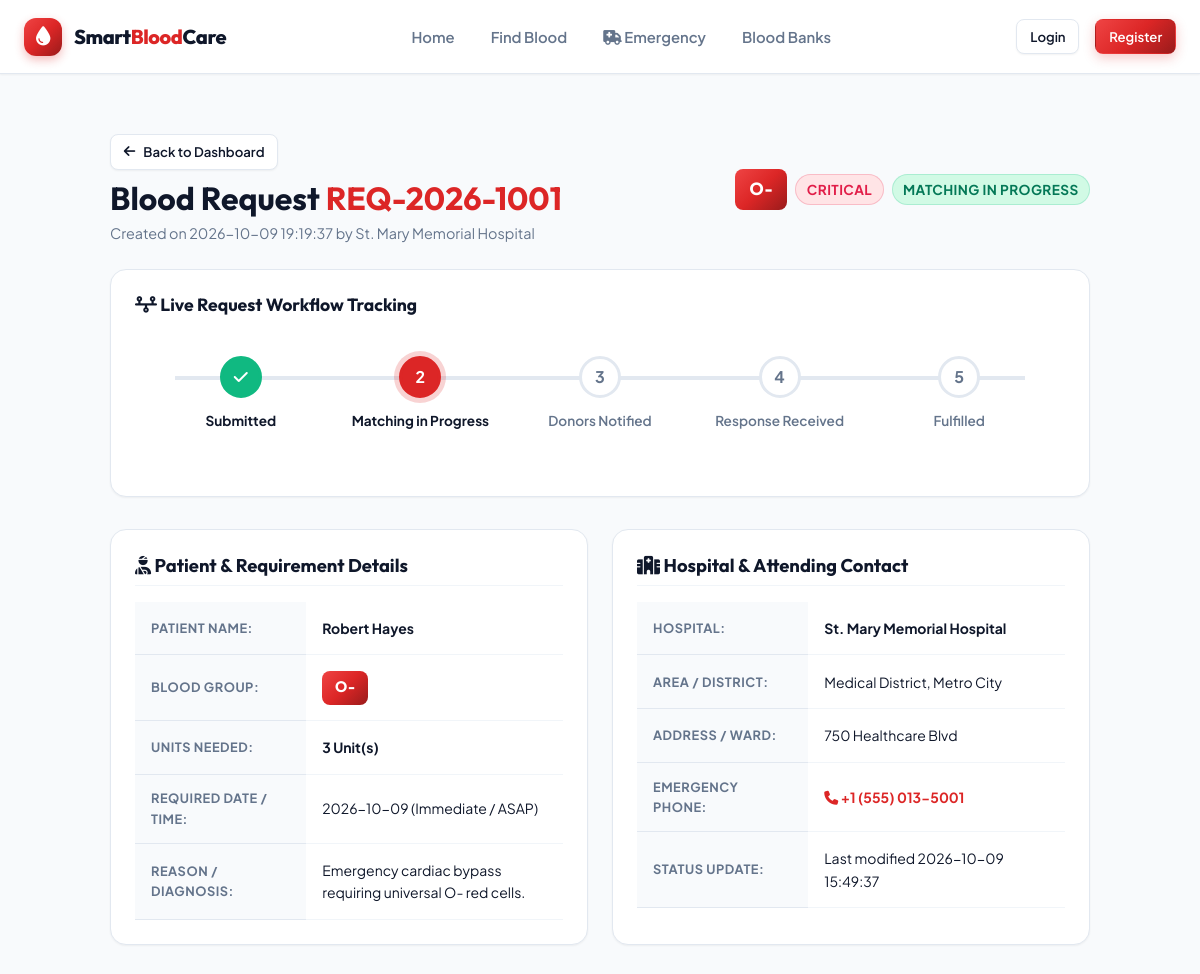
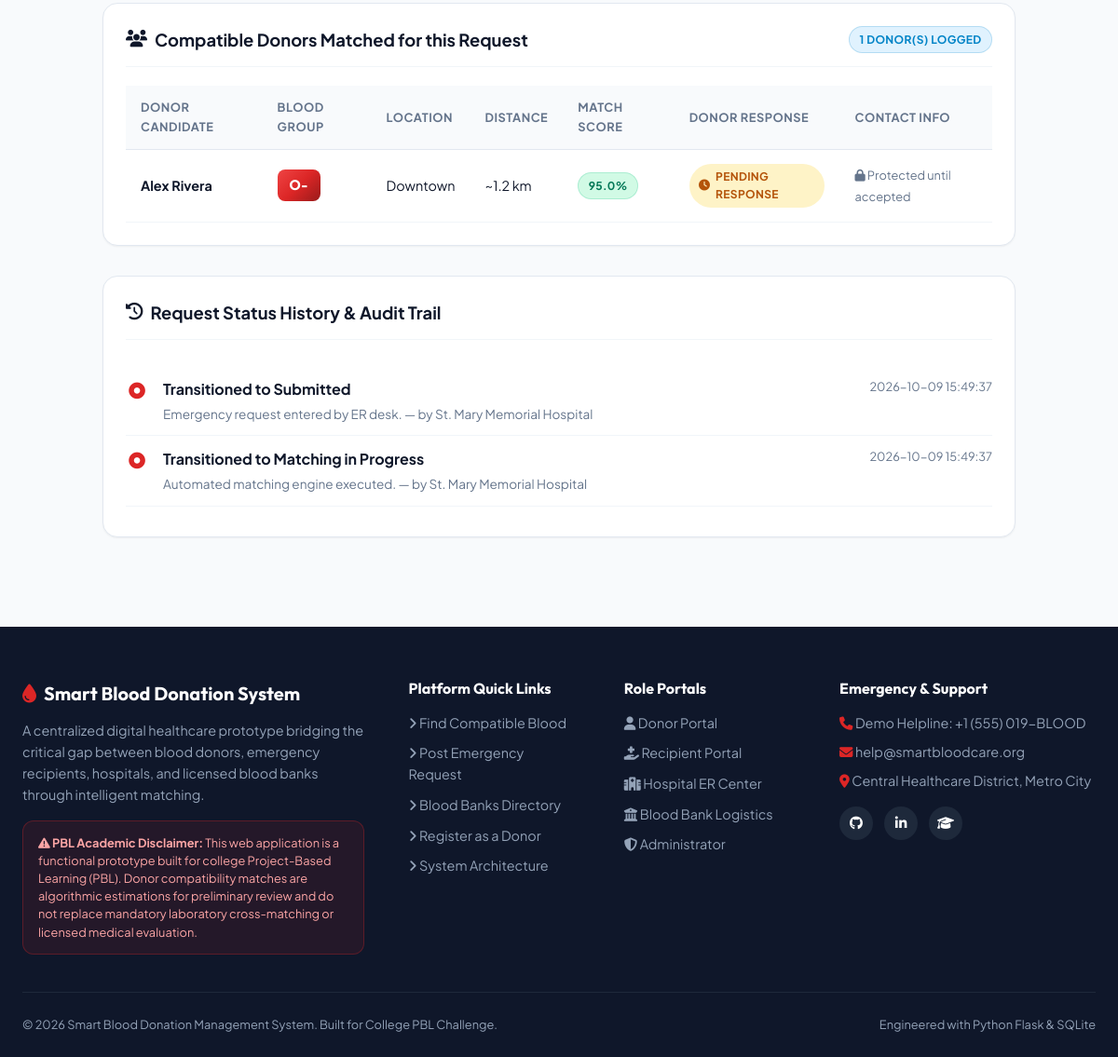
The page /request/REQ-2026-1001 on the database its author committed (2 pictures, top to bottom).
### tables this page shows
CREATE TABLE blood_requests (
    id INTEGER PRIMARY KEY AUTOINCREMENT,
    request_code VARCHAR(30) UNIQUE NOT NULL,
    requester_user_id INTEGER NOT NULL,
    patient_name VARCHAR(150) NOT NULL,
    blood_group VARCHAR(5) NOT NULL CHECK(blood_group IN ('A+', 'A-', 'B+', 'B-', 'AB+', 'AB-', 'O+', 'O-')),
    units_needed INTEGER NOT NULL CHECK(units_needed > 0),
    urgency VARCHAR(20) NOT NULL CHECK(urgency IN ('Critical', 'High', 'Routine')),
    hospital_name VARCHAR(200) NOT NULL,
    hospital_address TEXT,
    city VARCHAR(100) NOT NULL,
    area VARCHAR(100) NOT NULL,
    latitude REAL,
    longitude REAL,
    required_date DATE NOT NULL,
    required_time VARCHAR(20),
    contact_phone VARCHAR(50) NOT NULL,
    medical_reason TEXT,
    status VARCHAR(30) DEFAULT 'Submitted' CHECK(status IN ('Submitted', 'Matching in Progress', 'Donors Notified', 'Response Received', 'Fulfilled', 'Cancelled')),
    created_at DATETIME DEFAULT CURRENT_TIMESTAMP,
    updated_at DATETIME DEFAULT CURRENT_TIMESTAMP,
    FOREIGN KEY (requester_user_id) REFERENCES users(id) ON DELETE CASCADE
);

CREATE TABLE users (
    id INTEGER PRIMARY KEY AUTOINCREMENT,
    username VARCHAR(80) UNIQUE NOT NULL,
    email VARCHAR(120) UNIQUE NOT NULL,
    password_hash VARCHAR(255) NOT NULL,
    role VARCHAR(30) NOT NULL CHECK(role IN ('donor', 'recipient', 'hospital', 'ngo', 'blood_bank', 'admin')),
    full_name VARCHAR(150) NOT NULL,
    phone VARCHAR(30),
    avatar_url VARCHAR(255),
    status VARCHAR(20) DEFAULT 'active' CHECK(status IN ('active', 'suspended', 'pending')),
    created_at DATETIME DEFAULT CURRENT_TIMESTAMP
);

CREATE TABLE donor_matches (
    id INTEGER PRIMARY KEY AUTOINCREMENT,
    request_id INTEGER NOT NULL,
    donor_user_id INTEGER NOT NULL,
    compatibility_score REAL DEFAULT 100.0,
    distance_km REAL,
    status VARCHAR(30) DEFAULT 'Pending' CHECK(status IN ('Pending', 'Accepted', 'Declined', 'Completed')),
    response_notes TEXT,
    matched_at DATETIME DEFAULT CURRENT_TIMESTAMP,
    responded_at DATETIME,
    FOREIGN KEY (request_id) REFERENCES blood_requests(id) ON DELETE CASCADE,
    FOREIGN KEY (donor_user_id) REFERENCES users(id) ON DELETE CASCADE,
    UNIQUE(request_id, donor_user_id)
);

CREATE TABLE donor_profiles (
    user_id INTEGER PRIMARY KEY,
    blood_group VARCHAR(5) NOT NULL CHECK(blood_group IN ('A+', 'A-', 'B+', 'B-', 'AB+', 'AB-', 'O+', 'O-')),
    age INTEGER CHECK(age >= 18 AND age <= 65),
    gender VARCHAR(20),
    city VARCHAR(100) NOT NULL,
    area VARCHAR(100) NOT NULL,
    latitude REAL,
    longitude REAL,
    last_donation_date DATE,
    is_available INTEGER DEFAULT 1 CHECK(is_available IN (0, 1)),
    consent_contact INTEGER DEFAULT 1 CHECK(consent_contact IN (0, 1)),
    medical_notes TEXT,
    total_donations INTEGER DEFAULT 0,
    eligibility_notes TEXT,
    FOREIGN KEY (user_id) REFERENCES users(id) ON DELETE CASCADE
);

CREATE TABLE request_status_history (
    id INTEGER PRIMARY KEY AUTOINCREMENT,
    request_id INTEGER NOT NULL,
    old_status VARCHAR(30),
    new_status VARCHAR(30) NOT NULL,
    changed_by_user_id INTEGER,
    comments TEXT,
    changed_at DATETIME DEFAULT CURRENT_TIMESTAMP,
    FOREIGN KEY (request_id) REFERENCES blood_requests(id) ON DELETE CASCADE,
    FOREIGN KEY (changed_by_user_id) REFERENCES users(id) ON DELETE SET NULL
);

### app.py (the view)
@app.route('/request/<request_code>')
def track_request(request_code):
    conn = get_db()
    req_record = conn.execute(
        """SELECT br.*, u.full_name as requester_name, u.email as requester_email
           FROM blood_requests br
           JOIN users u ON br.requester_user_id = u.id
           WHERE br.request_code = ?""",
        (request_code,)
    ).fetchone()
    if not req_record:
        conn.close()
        flash('Blood request not found.', 'danger')
        return redirect(url_for('index'))
    history = conn.execute(
        """SELECT rsh.*, u.full_name as changed_by_name
           FROM request_status_history rsh
           LEFT JOIN users u ON rsh.changed_by_user_id = u.id
           WHERE rsh.request_id = ?
           ORDER BY rsh.changed_at ASC""",
        (req_record['id'],)
    ).fetchall()
    matches = conn.execute(
        """SELECT dm.*, u.full_name, u.phone, u.email, dp.blood_group, dp.area, dp.city
           FROM donor_matches dm
           JOIN users u ON dm.donor_user_id = u.id
           JOIN donor_profiles dp ON u.id = dp.user_id
           WHERE dm.request_id = ?
           ORDER BY dm.compatibility_score DESC""",
        (req_record['id'],)
    ).fetchall()
    conn.close()
    return render_template(
        'request_detail.html',
        blood_request=req_record,
        status_history=history,
        matches=matches
    )

### app.py (called while the page is built, shortened)
def get_current_user():
    if 'user_id' not in session:
        return None, 0

@app.context_processor
def inject_global_vars():
    user, unread_count = get_current_user()
    return {
        'current_user': user,
        'unread_notifications_count': unread_count,
        'current_year': datetime.now().year,
        'blood_groups': ['A+', 'A-', 'B+', 'B-', 'AB+', 'AB-', 'O+', 'O-'],
        'demo_areas': list(DEMO_AREA_COORDINATES.keys())
    }

### database.py (called while the page is built)
def get_db():
    conn = sqlite3.connect(DB_PATH)
    conn.row_factory = sqlite3.Row
    conn.execute("PRAGMA foreign_keys = ON;")
    return conn

### templates/request_detail.html (shortened to what this page needs)
{% extends 'base.html' %}
{% block content %}
<div class="container" style="padding: 2.5rem 0 4rem; max-width: 980px;">
  <div style="display: flex; justify-content: space-between; align-items: center; margin-bottom: 1.5rem; flex-wrap: wrap; gap: 1rem;">
    <div>
      <a href="{{ url_for('user_home_redirect') }}" class="btn btn-secondary btn-sm" style="margin-bottom: 0.5rem;">
        <i class="fa-solid fa-arrow-left"></i> Back to Dashboard
      </a>
      <h1 style="font-size: 2rem; margin: 0;">
        Blood Request <span style="color: var(--primary);">{{ blood_request.request_code }}</span>
      </h1>
      <p style="color: var(--text-muted); font-size: 0.9rem; margin-top: 0.25rem;">
        Created on {{ blood_request.created_at }} by {{ blood_request.requester_name }}
      </p>
    </div>
    <div style="display: flex; gap: 0.5rem; align-items: center;">
      <span class="badge badge-blood" style="font-size: 1.1rem; padding: 0.4rem 0.9rem;">
        {{ blood_request.blood_group }}
      </span>
      <span class="badge {% if blood_request.urgency == 'Critical' %}badge-critical{% elif blood_request.urgency == 'High' %}badge-high{% else %}badge-routine{% endif %}" style="font-size: 0.85rem;">
        {{ blood_request.urgency }}
      </span>
      <span class="badge badge-success" style="font-size: 0.85rem;">
        {{ blood_request.status }}
      </span>
    </div>
  </div>
  <div class="card" style="margin-bottom: 2rem;">
    <h3 style="font-size: 1.1rem; margin-bottom: 0.5rem;">
      <i class="fa-solid fa-timeline text-primary"></i> Live Request Workflow Tracking
    </h3>
    {% set stages = ['Submitted', 'Matching in Progress', 'Donors Notified', 'Response Received', 'Fulfilled'] %}
    {% set current_idx = 0 %}
    {% if blood_request.status == 'Matching in Progress' %}
      {% set current_idx = 1 %}
    {% elif blood_request.status == 'Donors Notified' %}
      {% set current_idx = 2 %}
    {% elif blood_request.status == 'Response Received' %}
      {% set current_idx = 3 %}
    {% elif blood_request.status == 'Fulfilled' %}
      {% set current_idx = 4 %}
    {% elif blood_request.status == 'Cancelled' %}
      {% set current_idx = -1 %}
    {% endif %}
    {% if blood_request.status == 'Cancelled' %}
      <div class="alert alert-danger" style="margin: 1.5rem 0 0;">
        <i class="fa-solid fa-ban"></i> This blood request was marked as <strong>Cancelled</strong>.
      </div>
    {% else %}
      <div class="timeline-container">
        {% for stage in stages %}
          {% set step_num = loop.index0 %}
          <div class="timeline-step {% if step_num < current_idx %}completed{% elif step_num == current_idx %}active{% endif %}">
            <div class="step-bullet">
              {% if step_num < current_idx %}
                <i class="fa-solid fa-check"></i>
              {% else %}
                {{ loop.index }}
              {% endif %}
            </div>
            <div class="step-text">{{ stage }}</div>
          </div>
        {% endfor %}
      </div>
    {% endif %}
  </div>
  <div style="display: grid; grid-template-columns: 1fr 1fr; gap: 1.5rem; margin-bottom: 2rem;">
    <div class="card">
      <h3 style="font-size: 1.15rem; margin-bottom: 1rem; border-bottom: 1px solid var(--border-light); padding-bottom: 0.5rem;">
        <i class="fa-solid fa-user-injured text-primary"></i> Patient & Requirement Details
      </h3>
      <table class="table" style="font-size: 0.875rem;">
        <tbody>
          <tr>
            <th style="width: 40%;">Patient Name:</th>
            <td><strong>{{ blood_request.patient_name }}</strong></td>
          </tr>
          <tr>
            <th>Blood Group:</th>
            <td><span class="badge badge-blood">{{ blood_request.blood_group }}</span></td>
          </tr>
          <tr>
            <th>Units Needed:</th>
            <td><strong>{{ blood_request.units_needed }} Unit(s)</strong></td>
          </tr>
          <tr>
            <th>Required Date / Time:</th>
            <td>{{ blood_request.required_date }} ({{ blood_request.required_time or 'Immediate' }})</td>
          </tr>
          <tr>
            <th>Reason / Diagnosis:</th>
            <td>{{ blood_request.medical_reason or 'Emergency medical transfusion' }}</td>
          </tr>
        </tbody>
      </table>
    </div>
    <div class="card">
      <h3 style="font-size: 1.15rem; margin-bottom: 1rem; border-bottom: 1px solid var(--border-light); padding-bottom: 0.5rem;">
        <i class="fa-solid fa-hospital text-primary"></i> Hospital & Attending Contact
      </h3>
      <table class="table" style="font-size: 0.875rem;">
        <tbody>
          <tr>
            <th style="width: 40%;">Hospital:</th>
            <td><strong>{{ blood_request.hospital_name }}</strong></td>
          </tr>
          <tr>
            <th>Area / District:</th>
            <td>{{ blood_request.area }}, {{ blood_request.city }}</td>
          </tr>
          <tr>
            <th>Address / Ward:</th>
            <td>{{ blood_request.hospital_address or 'Main Emergency Department' }}</td>
          </tr>
          <tr>
            <th>Emergency Phone:</th>
            <td>
              <a href="tel:{{ blood_request.contact_phone }}" style="font-weight: 700; color: var(--primary);">
                <i class="fa-solid fa-phone"></i> {{ blood_request.contact_phone }}
              </a>
            </td>
          </tr>
          <tr>
            <th>Status Update:</th>
            <td>Last modified {{ blood_request.updated_at }}</td>
          </tr>
        </tbody>
      </table>
    </div>
  </div>
  <div class="card" style="margin-bottom: 2rem;">
    <div class="card-header">
      <div class="card-title">
        <i class="fa-solid fa-users text-primary"></i> Compatible Donors Matched for this Request
      </div>
      <span class="badge badge-routine">{{ matches|length }} Donor(s) Logged</span>
    </div>
    {% if matches %}
      <div class="table-responsive">
        <table class="table">
          <thead>
            <tr>
              <th>Donor Candidate</th>
              <th>Blood Group</th>
              <th>Location</th>
              <th>Distance</th>
              <th>Match Score</th>
              <th>Donor Response</th>
              <th>Contact Info</th>
            </tr>
          </thead>
          <tbody>
            {% for m in matches %}
            <tr>
              <td><strong>{{ m.full_name }}</strong></td>
              <td><span class="badge badge-blood">{{ m.blood_group }}</span></td>
              <td>{{ m.area }}</td>
              <td>~{{ m.distance_km }} km</td>
              <td>
                <span class="badge badge-success">{{ m.compatibility_score }}%</span>
              </td>
              <td>
                {% if m.status == 'Accepted' %}
                  <span class="badge badge-success"><i class="fa-solid fa-check"></i> Accepted</span>
                {% elif m.status == 'Declined' %}
                  <span class="badge badge-critical"><i class="fa-solid fa-xmark"></i> Declined</span>
                {% else %}
                  <span class="badge badge-warning"><i class="fa-solid fa-clock"></i> Pending Response</span>
                {% endif %}
              </td>
              <td>
                {% if m.status == 'Accepted' or current_user.role in ('admin', 'hospital') %}
                  <a href="tel:{{ m.phone }}" style="color: var(--primary); font-weight: 600;">
                    <i class="fa-solid fa-phone"></i> {{ m.phone }}
                  </a>
                {% else %}
                  <span style="color: var(--text-muted); font-size: 0.8rem;"><i class="fa-solid fa-lock"></i> Protected until accepted</span>
                {% endif %}
              </td>
            </tr>
            {% endfor %}
          </tbody>
        </table>
      </div>
    {% else %}
      <p style="color: var(--text-muted); padding: 1rem; text-align: center;">
        No individual donor responses recorded yet. Broadcast is actively running across the smart network.
      </p>
    {% endif %}
  </div>
  <div class="card" style="margin-bottom: 2rem;">
    <div class="card-header">
      <div class="card-title">
        <i class="fa-solid fa-clock-rotate-left text-primary"></i> Request Status History & Audit Trail
      </div>
    </div>
    {% if status_history %}
      <ul style="list-style: none; padding: 0.5rem 0;">
        {% for h in status_history %}
          <li style="display: flex; gap: 1rem; padding: 0.75rem 0; border-bottom: 1px solid var(--border-light);">
            <div style="color: var(--primary); font-size: 1.1rem; width: 24px; text-align: center;">
              <i class="fa-solid fa-circle-dot"></i>
            </div>
            <div style="flex: 1;">
              <div style="display: flex; justify-content: space-between;">
                <strong>Transitioned to {{ h.new_status }}</strong>
                <span style="font-size: 0.8rem; color: var(--text-muted);">{{ h.changed_at }}</span>
              </div>
              <p style="font-size: 0.85rem; color: var(--text-muted); margin: 0.2rem 0 0;">
                {{ h.comments or 'System automated status update.' }} {% if h.changed_by_name %}— by {{ h.changed_by_name }}{% endif %}
              </p>
            </div>
          </li>
        {% endfor %}
      </ul>
    {% endif %}
  </div>
</div>
{% endblock %}

### rows shown on the page
blood_requests: request_code "REQ-2026-1001", created_at "2026-10-09 19:19:37", blood_group "O-", urgency "CRITICAL", status "MATCHING IN PROGRESS", patient_name "Robert Hayes", units_needed "3", required_date "2026-10-09", required_time "Immediate / ASAP", medical_reason "Emergency cardiac bypass requiring universal O- red cells.", hospital_name "St. Mary Memorial Hospital", area "Medical District", city "Metro City", hospital_address "750 Healthcare Blvd", contact_phone "+1 (555) 013-5001", updated_at "2026-10-09 15:49:37"
users: requester_name "St. Mary Memorial Hospital"
donor_matches: full_name "Alex Rivera", blood_group "O-", area "Downtown", distance_km "1.2", compatibility_score "95.0", status "PENDING RESPONSE"
request_status_history: new_status "Submitted", changed_at "2026-10-09 15:49:37", comments "Emergency request entered by ER desk.", changed_by_name "St. Mary Memorial Hospital"
request_status_history: new_status "Matching in Progress", changed_at "2026-10-09 15:49:37", comments "Automated matching engine executed.", changed_by_name "St. Mary Memorial Hospital"

### other values the page prints
{{ stage }} "Submitted" "Matching in Progress" "Donors Notified" "Response Received" "Fulfilled"
{{ matches|length }} "1"
